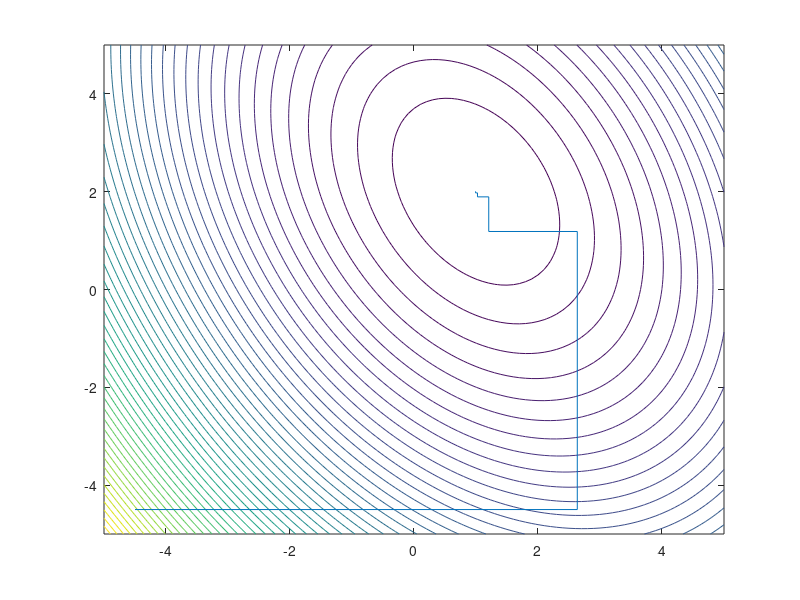

Here is the MATLAB script that generated this plot:
%lab 02 - Optymalizacja funkcji wielu zmiennych
clc
clear all

z = inline('2*x.^2+y.^2+x.*y-6*x-5*y+8');
ax = -5; 
by = 5;

E = 0.05;
yn = -4.5;
xn = -4.5;
xnp1= 5;
ynp1= 5;
[x,y]= meshgrid(-5:0.1:5);
f = z(x,y);
contour(x,y,f,50);
hold on
while (sqrt((xnp1-xn).^2+(ynp1-yn).^2)>E)
    xnp1 =xn;
    ynp1 = yn;
    a = ax; 
    b = by;
    while (abs(a-b)>E)
        L = b - a;
        x1 = a+0.382*L;
        x2 = a+0.618*L;
        xm =(a+b)/2;
        if z(x1, yn) < z(x2, yn)
            b=x2;
        else 
            a= x1;
        end
    end 
    a = ax; 
    b = by;
    xn=xm;
    line([xnp1, xn],[yn,yn])
    while (abs(a-b)>E)
    L = b - a;
    y1 = a+0.382*L;
    y2 = a+0.618*L;
    ym=(a+b)/2;
        if z(xn, y1) < z(xn, y2)
            b=y2;
        else 
            a=y1;
        end
    end 
    yn=ym;
    line([xn, xn],[ynp1,yn])
end
yn
xn

z(xn, yn)